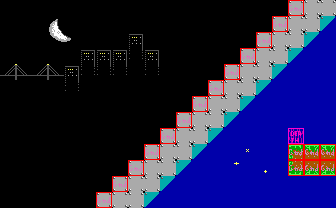

Rendered tile map (Tiled .tmx) drawn with the repository's tilesets; below, a short description and the full map source, tile grids included:
An orthogonal 21x13 tile map with 16x16 px tiles, 2 tile layers (bg, col), 2 tilesets.

<map version="1.8" tiledversion="1.8.4" orientation="orthogonal" renderorder="right-down" width="21" height="13" tilewidth="16" tileheight="16" infinite="0" nextlayerid="4" nextobjectid="21">
 <tileset firstgid="1" source="tileset.tsx" />
 <tileset firstgid="241" source="obj.tsx" />
 <layer id="1" name="bg" width="21" height="13">
  <data encoding="csv">
18,18,18,18,18,18,18,18,18,18,18,18,18,18,18,18,18,18,80,80,80,
18,18,18,19,20,18,18,18,18,18,18,18,18,18,18,18,18,80,80,80,64,
18,18,18,39,40,18,18,18,17,18,18,18,18,18,18,18,80,80,80,64,45,
18,18,18,18,18,17,17,17,37,17,18,18,18,18,18,80,80,80,64,45,45,
58,59,58,59,17,37,37,37,18,37,18,18,18,18,80,80,80,64,45,45,45,
18,18,18,18,37,18,18,18,18,18,18,18,18,80,80,80,64,45,45,45,45,
18,18,18,18,18,18,18,18,18,18,18,18,80,80,80,64,45,45,45,45,45,
18,18,18,18,18,18,18,18,18,18,18,80,80,80,64,45,45,45,45,45,45,
18,18,18,18,18,18,18,18,18,18,80,80,80,64,45,45,45,45,62,45,45,
18,18,18,18,18,18,18,18,18,80,80,80,64,45,45,23,45,45,82,83,83,
18,18,18,18,18,18,18,18,80,80,80,64,45,45,3,45,24,45,182,183,183,
18,18,18,18,18,18,18,80,80,80,64,45,45,45,45,45,45,45,45,45,45,
18,18,18,18,18,18,80,80,80,64,45,45,45,45,45,45,45,45,45,45,45
</data>
 </layer>
 <layer id="2" name="col" width="21" height="13">
  <data encoding="csv">
241,241,241,241,241,241,241,241,241,241,241,241,241,241,241,241,0,0,242,0,241,
241,241,241,241,241,241,241,0,241,241,241,241,241,241,241,241,0,242,0,0,241,
241,241,241,241,241,241,241,241,241,241,0,0,0,0,0,0,242,0,0,0,241,
241,241,241,241,241,241,241,241,241,241,241,241,241,241,241,242,0,0,0,0,241,
241,241,241,241,241,241,241,241,241,241,241,241,241,241,242,241,241,241,241,0,241,
241,241,241,241,241,241,241,241,241,241,241,241,241,242,241,241,0,241,241,0,241,
241,241,241,241,241,241,241,241,241,241,241,241,242,241,241,241,241,0,0,0,241,
241,241,241,241,241,241,241,241,241,241,241,242,241,241,241,241,0,0,241,0,241,
241,241,241,241,241,241,241,241,241,241,242,241,241,241,241,241,241,0,244,0,241,
241,241,241,241,241,241,241,241,241,242,241,241,241,241,241,241,241,241,242,242,242,
241,241,241,241,241,241,241,241,242,241,241,241,241,241,241,241,241,241,242,242,242,
241,241,241,241,241,241,241,242,241,241,241,241,241,241,241,241,241,241,241,0,241,
241,241,241,241,241,241,242,241,241,241,241,241,241,241,241,241,241,241,241,0,241
</data>
 </layer>
 <objectgroup id="3" name="obj">
  <properties>
   <property name="string_id" type="int" value="1" />
  </properties>
 </objectgroup>
</map>
